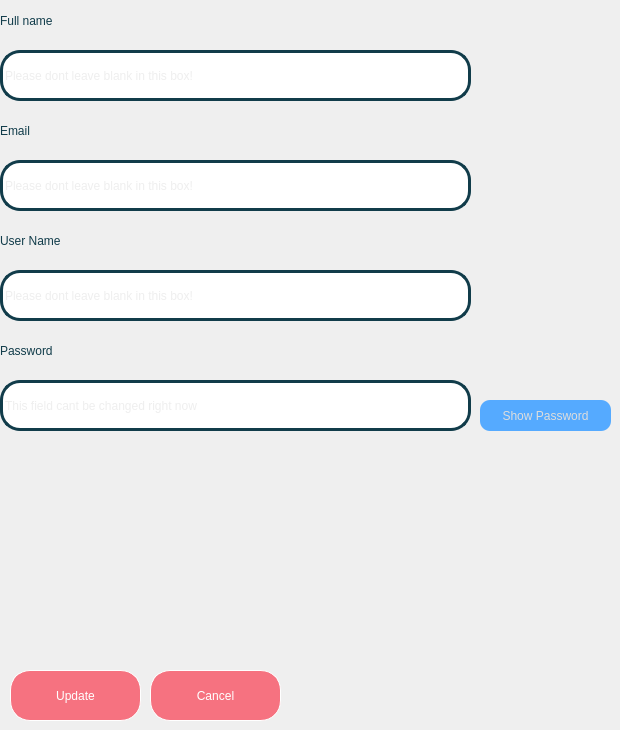
           <widget class="QWidget" name="update_staff_page">
            <widget class="QLabel" name="label_16">
             <property name="geometry">
              <rect>
               <x>0</x>
               <y>0</y>
               <width>221</width>
               <height>41</height>
              </rect>
             </property>
             <property name="styleSheet">
              <string notr="true">font: 500 italic 30pt &quot;Ubuntu&quot;;
color:rgb(17, 60, 74);</string>
             </property>
             <property name="text">
              <string>Full name</string>
             </property>
            </widget>
            <widget class="QLabel" name="label_21">
             <property name="geometry">
              <rect>
               <x>0</x>
               <y>110</y>
               <width>111</width>
               <height>41</height>
              </rect>
             </property>
             <property name="styleSheet">
              <string notr="true">font: 500 italic 30pt &quot;Ubuntu&quot;;
color:rgb(17, 60, 74);</string>
             </property>
             <property name="text">
              <string>Email</string>
             </property>
            </widget>
            <widget class="QLabel" name="username_label">
             <property name="geometry">
              <rect>
               <x>0</x>
               <y>220</y>
               <width>211</width>
               <height>41</height>
              </rect>
             </property>
             <property name="styleSheet">
              <string notr="true">font: 500 italic 30pt &quot;Ubuntu&quot;;
color: rgb(17, 60, 74);</string>
             </property>
             <property name="text">
              <string>User Name</string>
             </property>
            </widget>
            <widget class="QPushButton" name="confirm_update_staff_button">
             <property name="geometry">
              <rect>
               <x>10</x>
               <y>670</y>
               <width>131</width>
               <height>51</height>
              </rect>
             </property>
             <property name="sizePolicy">
              <sizepolicy hsizetype="Fixed" vsizetype="Fixed">
               <horstretch>0</horstretch>
               <verstretch>0</verstretch>
              </sizepolicy>
             </property>
             <property name="styleSheet">
              <string notr="true">background-color: rgb(246, 114, 128);
border-style: outset;
border-width: 1px;
border-radius: 20px;
border-color: white;
padding: 2px;
font: 700 20pt &quot;Ubuntu&quot;;
color : white;</string>
             </property>
             <property name="text">
              <string>Update</string>
             </property>
            </widget>
            <widget class="QPushButton" name="cancel_update_staff_button">
             <property name="geometry">
              <rect>
               <x>150</x>
               <y>670</y>
               <width>131</width>
               <height>51</height>
              </rect>
             </property>
             <property name="sizePolicy">
              <sizepolicy hsizetype="Fixed" vsizetype="Fixed">
               <horstretch>0</horstretch>
               <verstretch>0</verstretch>
              </sizepolicy>
             </property>
             <property name="styleSheet">
              <string notr="true">background-color: rgb(246, 114, 128);
border-style: outset;
border-width: 1px;
border-radius: 20px;
border-color: white;
padding: 2px;
font: 700 20pt &quot;Ubuntu&quot;;
color : white;</string>
             </property>
             <property name="text">
              <string>Cancel</string>
             </property>
            </widget>
            <widget class="QLabel" name="password_label">
             <property name="geometry">
              <rect>
               <x>0</x>
               <y>330</y>
               <width>191</width>
               <height>41</height>
              </rect>
             </property>
             <property name="styleSheet">
              <string notr="true">font: 500 italic 30pt &quot;Ubuntu&quot;;
color:rgb(17, 60, 74);</string>
             </property>
             <property name="text">
              <string>Password</string>
             </property>
            </widget>
            <widget class="QPushButton" name="update_staff_show_password_button">
             <property name="geometry">
              <rect>
               <x>480</x>
               <y>400</y>
               <width>131</width>
               <height>31</height>
              </rect>
             </property>
             <property name="sizePolicy">
              <sizepolicy hsizetype="Fixed" vsizetype="Fixed">
               <horstretch>0</horstretch>
               <verstretch>0</verstretch>
              </sizepolicy>
             </property>
             <property name="styleSheet">
              <string notr="true">border:2 px solid rgb(17, 60, 74);
border-radius:10px;
font: 500 italic 10pt &quot;Ubuntu&quot;;
color: rgb(221, 221, 221);
background-color: rgb(85, 170, 255);</string>
             </property>
             <property name="text">
              <string>Show Password</string>
             </property>
            </widget>
            <widget class="QLineEdit" name="update_staff_username_box">
             <property name="enabled">
              <bool>false</bool>
             </property>
             <property name="geometry">
              <rect>
               <x>0</x>
               <y>270</y>
               <width>471</width>
               <height>51</height>
              </rect>
             </property>
             <property name="styleSheet">
              <string notr="true">border:3px solid rgb(17, 60, 74);
border-radius:20px;
font: 500 italic 20pt &quot;Ubuntu&quot;;
color: rgb(221, 221, 221);</string>
             </property>
             <property name="placeholderText">
              <string>Please dont leave blank in this box!</string>
             </property>
            </widget>
            <widget class="QLineEdit" name="update_staff_fullname_box">
             <property name="geometry">
              <rect>
               <x>0</x>
               <y>50</y>
               <width>471</width>
               <height>51</height>
              </rect>
             </property>
             <property name="styleSheet">
              <string notr="true">border:3px solid rgb(17, 60, 74);
border-radius:20px;
font: 500 italic 20pt &quot;Ubuntu&quot;;
color: rgb(221, 221, 221);</string>
             </property>
             <property name="placeholderText">
              <string>Please dont leave blank in this box!</string>
             </property>
            </widget>
            <widget class="QLineEdit" name="update_staff_password_box">
             <property name="enabled">
              <bool>false</bool>
             </property>
             <property name="geometry">
              <rect>
               <x>0</x>
               <y>380</y>
               <width>471</width>
               <height>51</height>
              </rect>
             </property>
             <property name="styleSheet">
              <string notr="true">border:3px solid rgb(17, 60, 74);
border-radius:20px;
font: 500 italic 20pt &quot;Ubuntu&quot;;
color: rgb(221, 221, 221);</string>
             </property>
             <property name="placeholderText">
              <string>This field cant be changed right now</string>
             </property>
            </widget>
            <widget class="QLineEdit" name="update_staff_email_box">
             <property name="geometry">
              <rect>
               <x>0</x>
               <y>160</y>
               <width>471</width>
               <height>51</height>
              </rect>
             </property>
             <property name="styleSheet">
              <string notr="true">border:3px solid rgb(17, 60, 74);
border-radius:20px;
font: 500 italic 20pt &quot;Ubuntu&quot;;
color: rgb(221, 221, 221);</string>
             </property>
             <property name="placeholderText">
              <string>Please dont leave blank in this box!</string>
             </property>
            </widget>
           </widget>
